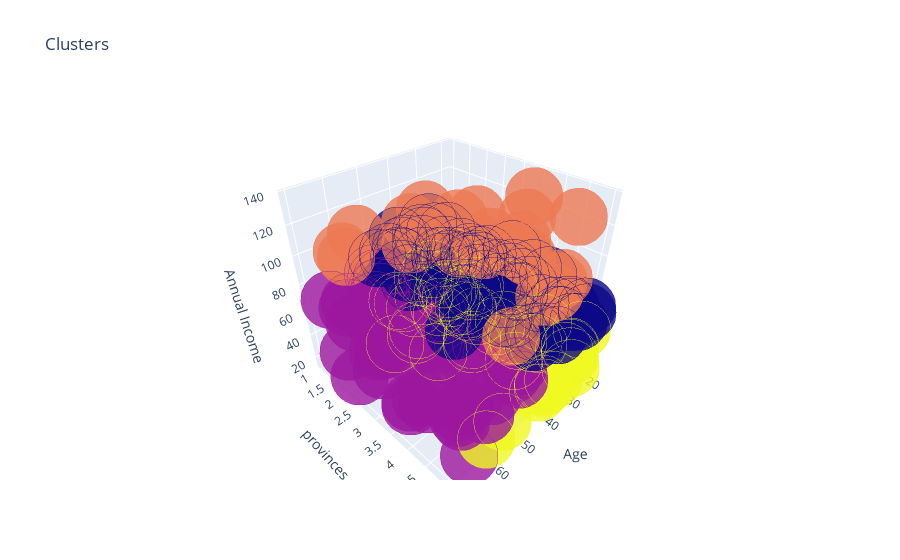

Notebook source saved alongside this figure:
### Code cell
# pick 6, as 6 onwards, it reach lowest y axis (50000) and decrease are slow after 6

# get 6 clusters that best represent the group
algorithm = (KMeans(n_clusters = 4 ,init='k-means++', n_init = 10 ,max_iter=300, 
                        tol=0.0001,  random_state= 111  , algorithm='elkan') )
algorithm.fit(X3)
labels3 = algorithm.labels_
centroids3 = algorithm.cluster_centers_


# plot result in 3d graph
import plotly as py
import plotly.graph_objs as go



df['label3'] =  labels3
trace1 = go.Scatter3d(
    x= df['Age'],
    y= df['provinces'],
    z= df['Annual Income (k$)'],
    mode='markers',
     marker=dict(
        color = df['label3'], 
        size= 20,
        line=dict(
            color= df['label3'],
            width= 12
        ),
        opacity=0.8
     )
)
data = [trace1]
layout = go.Layout(
#     margin=dict(
#         l=0,
#         r=0,
#         b=0,
#         t=0
#     )
    title= 'Clusters',
    scene = dict(
            xaxis = dict(title  = 'Age'),
            yaxis = dict(title  = 'provinces'),
            zaxis = dict(title  = 'Annual Income')
        )
)
fig = go.Figure(data=data, layout=layout)
py.offline.iplot(fig)

### Figure 1 — Plotly figure (JSON) as saved in the notebook; plotly's stock layout.template omitted (floating-point values rounded to 4 significant figures; data arrays with more than 128 entries replaced by an {"elided": "..."} marker saying what was removed)
{"data": [{"marker": {"color": {"elided": "200 int values"}, "line": {"color": {"elided": "200 int values"}, "width": 12}, "opacity": 0.8, "size": 20}, "mode": "markers", "type": "scatter3d", "x": {"elided": "200 int values"}, "y": {"elided": "200 int values"}, "z": {"elided": "200 int values"}}], "layout": {"scene": {"xaxis": {"title": {"text": "Age"}}, "yaxis": {"title": {"text": "provinces"}}, "zaxis": {"title": {"text": "Annual Income"}}}, "title": {"text": "Clusters"}}}
